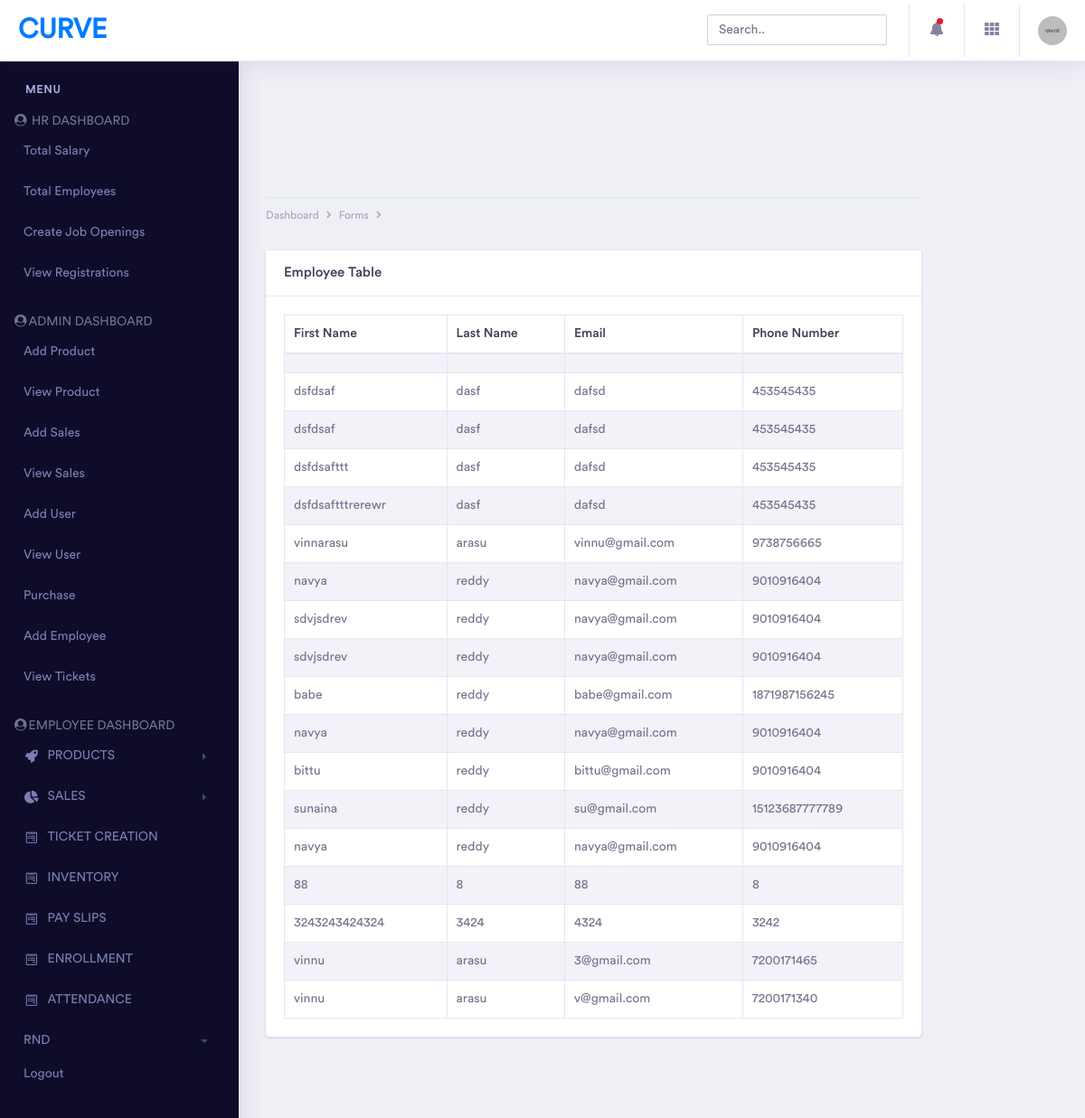
The page /dashboard/examples/employee/concept-master/pages/totalemp.php (signed in) on the database its author committed.
### tables this page shows
CREATE TABLE `employee` (
  `eid` int(11) NOT NULL,
  `emp_fname` varchar(100) NOT NULL,
  `emp_lname` varchar(100) NOT NULL,
  `email` varchar(100) NOT NULL,
  `phone` varchar(100) NOT NULL,
  `salary` int(11) NOT NULL
);

### dashboard/examples/employee/concept-master/pages/totalemp.php (the view, shortened to what this page needs)
<!doctype html>
<html lang="en">
<head>
    <link rel="stylesheet" href="../assets/vendor/bootstrap/css/bootstrap.min.css">
    <link href="../assets/vendor/fonts/circular-std/style.css" rel="stylesheet">
    <link rel="stylesheet" href="../assets/libs/css/style.css">
    <link rel="stylesheet" href="../assets/vendor/fonts/fontawesome/css/fontawesome-all.css">
    <link rel="stylesheet" href="../assets/vendor/datepicker/tempusdominus-bootstrap-4.css" />
    <link rel="stylesheet" href="../assets/vendor/inputmask/css/inputmask.css" />
</head>
<body>
    <div class="dashboard-main-wrapper">
        <?php include('top_bar.php'); ?>
      <?php include('sidebar.php'); ?>
        <div class="dashboard-wrapper">
            <div class="container-fluid dashboard-content">
                <div class="row">
                    <div class="col-xl-10">
                        <div class="row">
                            <div class="col-xl-12 col-lg-12 col-md-12 col-sm-12 col-12">
                                <div class="page-header" id="top">
                                    <div class="page-breadcrumb">
                                        <nav aria-label="breadcrumb">
                                            <ol class="breadcrumb">
                                                <li class="breadcrumb-item"><a href="#" class="breadcrumb-link">Dashboard</a></li>
                                                <li class="breadcrumb-item"><a href="#" class="breadcrumb-link">Forms</a></li>
                                                <li class="breadcrumb-item active" aria-current="page"></li>
                                            </ol>
                                        </nav>
                                    </div>
                                </div>
                            </div>
                        </div>
                       <div class="row">
                    <div class="col-xl-12 col-lg-12 col-md-12 col-sm-12 col-12">
                        <div class="card">
                            <h5 class="card-header">Employee Table</h5>
                            <div class="card-body">
                                <div class="table-responsive">
                                    <table class="table table-striped table-bordered first">
                                        <thead>
                                            <tr>
                                                 <th >First Name</th>
    <th >Last Name</th>
    <th>Email</th>
   <th >Phone Number</th>
                                            </tr>
                                        </thead>
                                        <tbody>
                                            <?php
$conn=mysqli_connect('localhost','root','','form');
$sql="select * from employee";
$res=mysqli_query($conn,$sql);
while($row=mysqli_fetch_array($res)){
?>
<tr>
    <td><?php echo $row['emp_fname']; ?></td>
        <td><?php echo $row['emp_lname']; ?></td>
    <td><?php echo $row['email']; ?></td>
    <td><?php echo $row['phone']; ?></td>
    </tr>
    <?php
}
?>
                                        </tbody>
                                    </table>
                                </div>
                            </div>
                        </div>
                    </div>
                </div>
                </div>
            </div>
        </div>
    </div>
</body>
</html>

### rows shown on the page
employee: emp_fname "dsfdsaf", emp_lname "dasf", email "dafsd", phone "453545435"
employee: emp_fname "dsfdsaf", emp_lname "dasf", email "dafsd", phone "453545435"
employee: emp_fname "dsfdsafttt", emp_lname "dasf", email "dafsd", phone "453545435"
employee: emp_fname "dsfdsaftttrerewr", emp_lname "dasf", email "dafsd", phone "453545435"
employee: emp_fname "vinnarasu", emp_lname "arasu", email "vinnu@gmail.com", phone "9738756665"
employee: emp_fname "navya", emp_lname "reddy", email "navya@gmail.com", phone "9010916404"
employee: emp_fname "sdvjsdrev", emp_lname "reddy", email "navya@gmail.com", phone "9010916404"
employee: emp_fname "sdvjsdrev", emp_lname "reddy", email "navya@gmail.com", phone "9010916404"
employee: emp_fname "babe", emp_lname "reddy", email "babe@gmail.com", phone "1871987156245"
employee: emp_fname "navya", emp_lname "reddy", email "navya@gmail.com", phone "9010916404"
employee: emp_fname "bittu", emp_lname "reddy", email "bittu@gmail.com", phone "9010916404"
employee: emp_fname "sunaina", emp_lname "reddy", email "su@gmail.com", phone "15123687777789"
employee: emp_fname "navya", emp_lname "reddy", email "navya@gmail.com", phone "9010916404"
employee: emp_fname "88", emp_lname "8", email "88", phone "8"
employee: emp_fname "3243243424324", emp_lname "3424", email "4324", phone "3242"
employee: emp_fname "vinnu", emp_lname "arasu", email "3@gmail.com", phone "7200171465"
employee: emp_fname "vinnu", emp_lname "arasu", email "v@gmail.com", phone "7200171340"
